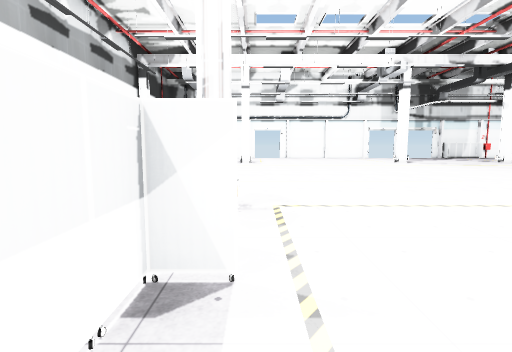
[1] (above)

22 first-person views from a walk through a scene from a Unity 3-D project. The camera is 1.5 m above the floor, tilts 6° down and sees 85° across. The floor is counted in squares, 2 m on a side. Each view is taken from the middle of a square. On the plan, view 1 faces up. The plan holds only what a view shows up to about 10 squares ahead; the rest is blank. Door leaves are left out, so doorways stand open. Some surface patterns are stand-ins.

[2]
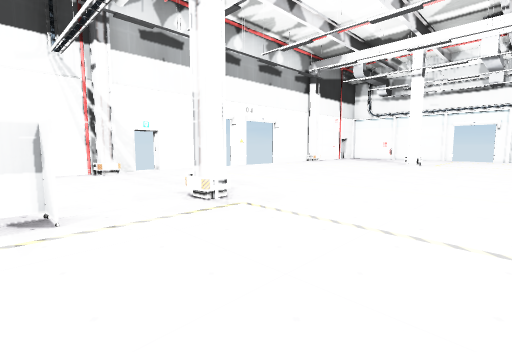

[3]
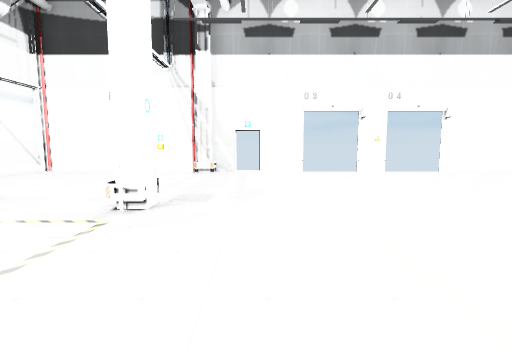

[4]
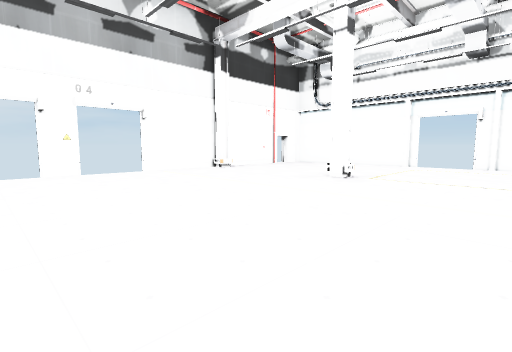

[5]
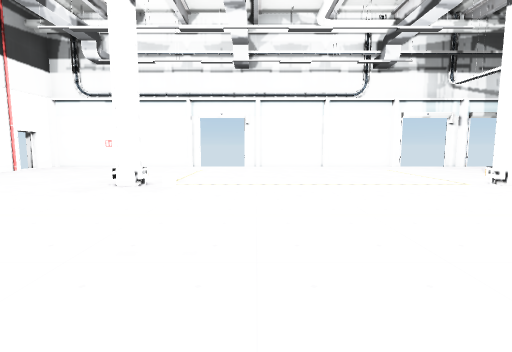

[6]
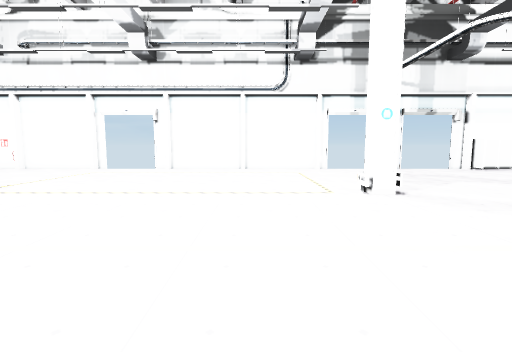

[7]
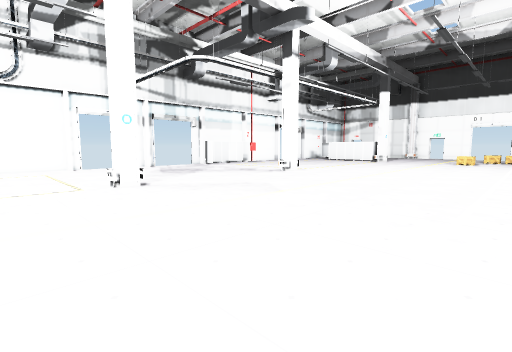

[8]
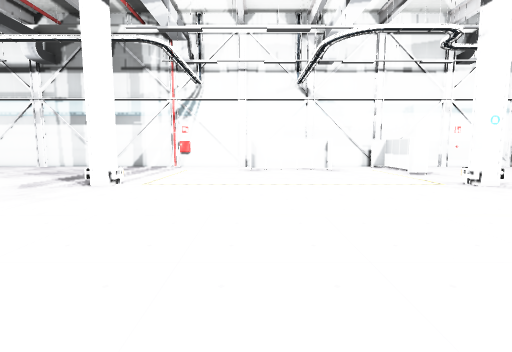

[9]
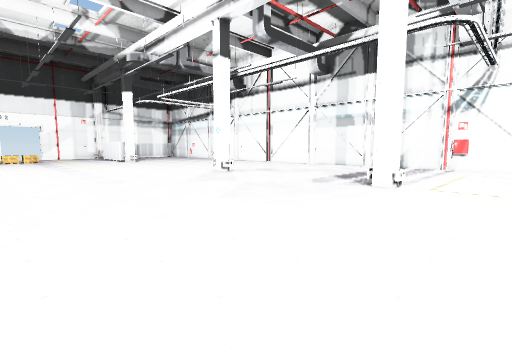

[10]
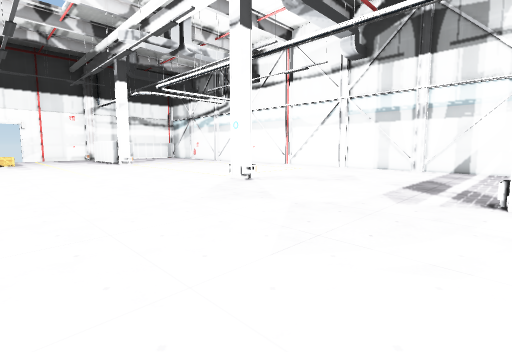

[11]
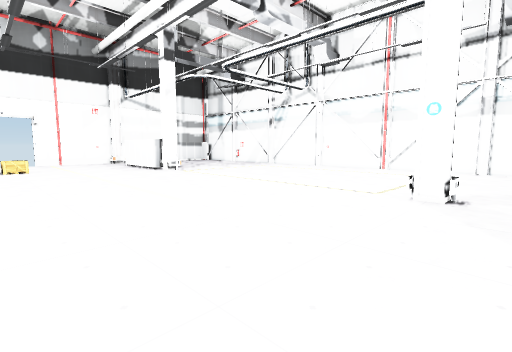

[12]
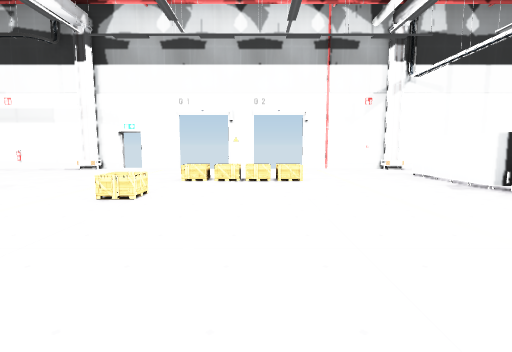

[13]
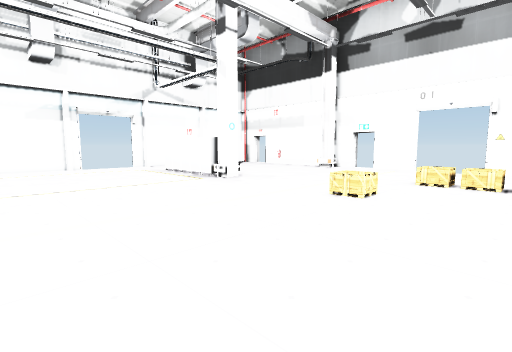

[14]
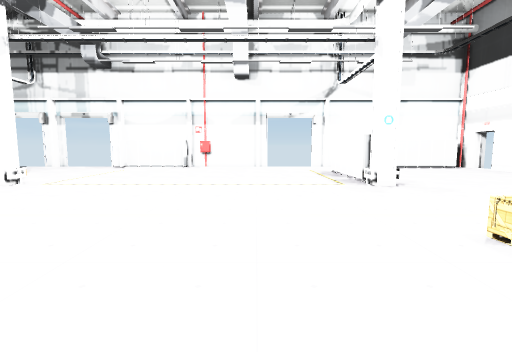

[15]
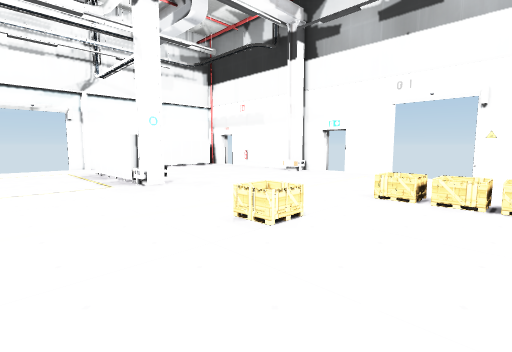

[16]
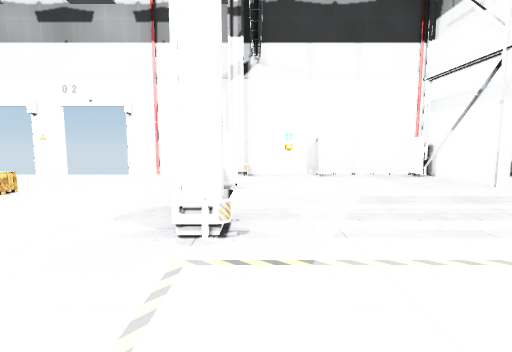

[17]
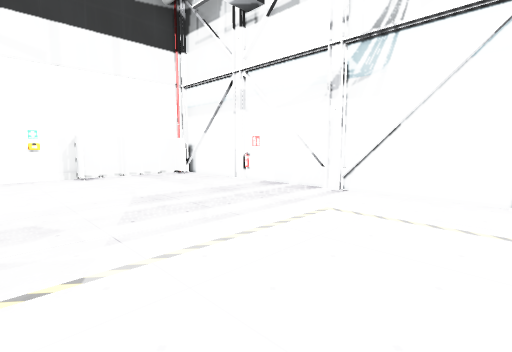

[18]
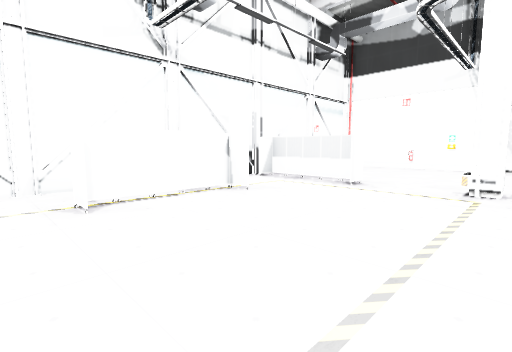

[19]
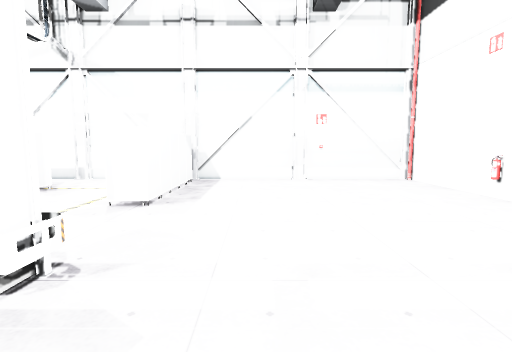

[20]
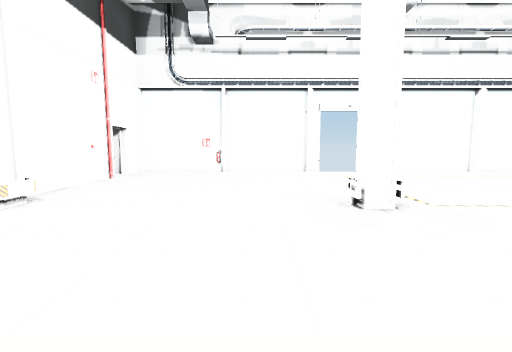

[21]
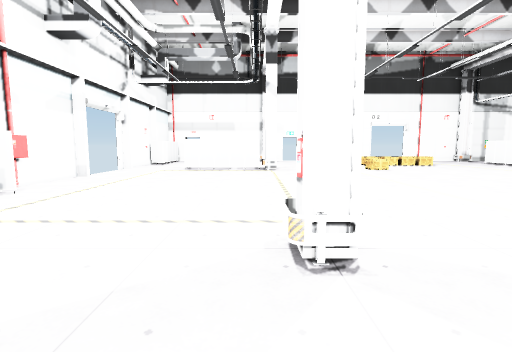

[22]
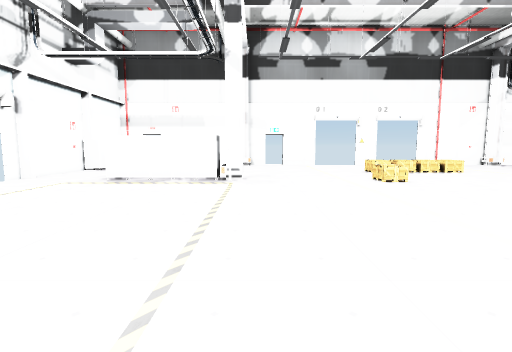

### Floor plan
Ten units are one square. View 1 is at (0, 0); x grows to the right and y downward. Boxes are objects, and circles mark ways between rooms. Rooms are numbered by the first view taken in them; rooms with no view inside come last. Other rooms are left out.
<svg viewBox="-65 -190 320 210">
<path fill="none" stroke="#000" d="M-6 -5 -6 10 0 10M0 -15 -6 -15M68 -34 74 -34M68 -32 68 -37 74 -37M118 -32 118 -37 124 -37M42 -6 42 1M-3 -37 -3 -33 -7 -33 -7 -37 -3 -37M17 -6 17 0 42 0M-6 -38 -6 -32M75 -185 21 -185M-2 -136 -9 -136M17 1 17 -4M-9 -34 -2 -34M-3 -138 -3 -133 -7 -133 -7 -138M122 -185 115 -185M136 -185 126 -185M-6 -15 -6 -5M199 -39 224 -39M198 -33 193 -33 193 -37 199 -37M15 15 245 15 245 -65M199 -133 193 -133 193 -164M198 -139 192 -139M20 -185 15 -185M-7 10 -7 -15 0 -15M175 -185 151 -185M0 -185 -29 -185M-55 -90 -55 -80M-55 -65 -55 -51M-51 -37 -51 -33M-50 -33 -55 -33M-55 -45 -55 15 -1 15M-55 -37 -50 -37M-51 -138 -51 -132M-55 -129 -55 -105M245 -80 245 -90M240 -37 245 -37M245 -105 245 -119M241 -32 241 -37M-30 -185 -55 -185 -55 -176M241 -133 241 -138M245 -126 245 -133 240 -133M239 -15 245 -15M245 -139 245 -169M-55 -169 -55 -141M239 10 245 10M245 -179 219 -179 219 -185 190 -185M-50 -37 -50 -33M-50 -138 -50 -132M240 -32 240 -37M240 -133 240 -138"/>
<rect x="-55" y="-15" width="10" height="10" fill="#bbb"><title>other object</title></rect>
<rect x="-35" y="-185" width="10" height="10" fill="#bbb"><title>other object</title></rect>
<rect x="5" y="-105" width="10" height="10" fill="#bbb"><title>other object</title></rect>
<rect x="115" y="-145" width="10" height="10" fill="#bbb"><title>other object</title></rect>
<rect x="185" y="-105" width="10" height="10" fill="#bbb"><title>other object</title></rect>
<rect x="205" y="-75" width="10" height="10" fill="#bbb"><title>other object</title></rect>
<rect x="205" y="-85" width="10" height="10" fill="#bbb"><title>other object</title></rect>
<rect x="205" y="-95" width="10" height="10" fill="#bbb"><title>other object</title></rect>
<rect x="215" y="5" width="10" height="10" fill="#bbb"><title>other object</title></rect>
<rect x="235" y="-165" width="10" height="10" fill="#bbb"><title>other object</title></rect>
<circle cx="10" cy="0" r="3" fill="#2a7"/>
<text x="0" y="0">1</text>
<text x="90" y="-80">2</text>
</svg>
Room 1 opens to room 2.

Where each view was taken, in squares from view 1:
view 1: 0 up, 0 right, facing up
view 2: 1 up, 3 right, facing up-left
view 3: 5 up, 3 right, facing left
view 4: 7 up, 3 right, facing up-left
view 5: 8 up, 2 right, facing up
view 6: 9 up, 5 right, facing up
view 7: 8 up, 5 right, facing up-right
view 8: 9 up, 4 right, facing down
view 9: 9 up, 5 right, facing down-right
view 10: 8 up, 7 right, facing down-right
view 11: 8 up, 11 right, facing down-right
view 12: 8 up, 15 right, facing right
view 13: 8 up, 15 right, facing up-right
view 14: 8 up, 17 right, facing up
view 15: 8 up, 17 right, facing up-right
view 16: 3 up, 17 right, facing right
view 17: 3 up, 17 right, facing down-right
view 18: 4 up, 5 right, facing down-left
view 19: 5 up, 2 left, facing down
view 20: 10 up, 2 left, facing up
view 21: 14 up, 10 right, facing right
view 22: 13 up, 13 right, facing right
